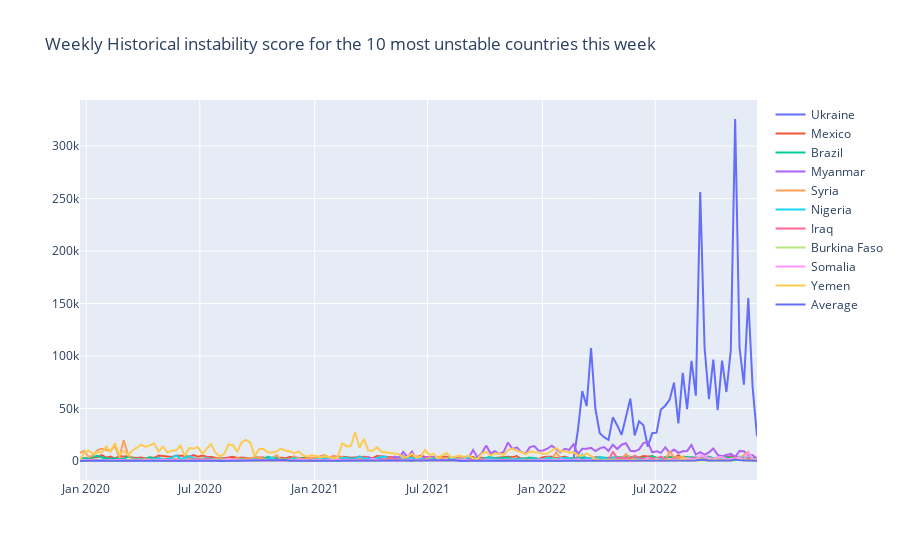

Notebook code for this chart:
### Markdown cell above
Ok, this is not readable at all... Let's try grouping the rows per week and do the same plot

### Code cell
# Group the rows per week and sum the values
acled_instability_week = acled_instability_score.resample('W').sum()

# Create a plotly figure
fig = go.Figure()

# Add a line for each country in the top_10 list with the last 6 months of data in acl_instability_score
for country in top_10:
    fig.add_trace(go.Scatter(x=acled_instability_week.index, y=acled_instability_week[country], name=country))

# Add a line for the average of all countries
fig.add_trace(go.Scatter(x=acled_instability_week.index, y=acled_instability_week['Average'], name='Average'))

# Set the title of the figure
fig.update_layout(title='Weekly Historical instability score for the 10 most unstable countries this week')

# Show the figure
fig.show()

### Figure 1 — Plotly figure (JSON) as saved in the notebook; plotly's stock layout.template omitted (floating-point values rounded to 4 significant figures; data arrays with more than 128 entries replaced by an {"elided": "..."} marker saying what was removed)
{"data": [{"name": "Ukraine", "type": "scatter", "x": {"elided": "156 str values"}, "y": {"elided": "156 float values"}}, {"name": "Mexico", "type": "scatter", "x": {"elided": "156 str values"}, "y": {"elided": "156 float values"}}, {"name": "Brazil", "type": "scatter", "x": {"elided": "156 str values"}, "y": {"elided": "156 float values"}}, {"name": "Myanmar", "type": "scatter", "x": {"elided": "156 str values"}, "y": {"elided": "156 float values"}}, {"name": "Syria", "type": "scatter", "x": {"elided": "156 str values"}, "y": {"elided": "156 float values"}}, {"name": "Nigeria", "type": "scatter", "x": {"elided": "156 str values"}, "y": {"elided": "156 float values"}}, {"name": "Iraq", "type": "scatter", "x": {"elided": "156 str values"}, "y": {"elided": "156 float values"}}, {"name": "Burkina Faso", "type": "scatter", "x": {"elided": "156 str values"}, "y": {"elided": "156 float values"}}, {"name": "Somalia", "type": "scatter", "x": {"elided": "156 str values"}, "y": {"elided": "156 float values"}}, {"name": "Yemen", "type": "scatter", "x": {"elided": "156 str values"}, "y": {"elided": "156 float values"}}, {"name": "Average", "type": "scatter", "x": {"elided": "156 str values"}, "y": {"elided": "156 float values"}}], "layout": {"title": {"text": "Weekly Historical instability score for the 10 most unstable countries this week"}}}
